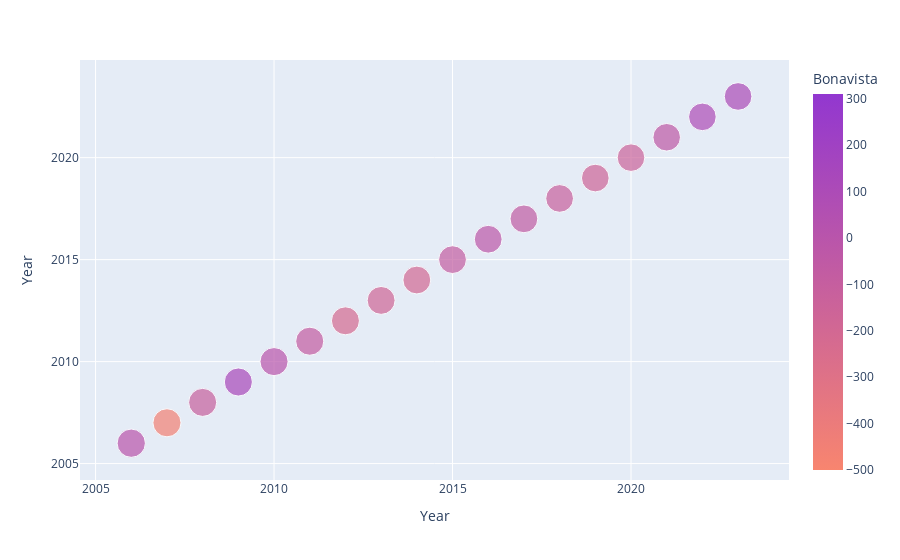

Notebook code cell kept with this figure:
### Code cell
fig_bonavista = px.scatter(df,x='Year',y='Year',size='Bonavista/Trinity',color='Bonavista',color_continuous_scale=[(0,'rgb(248, 133, 111)'),(1,'rgb(146, 55, 208)')],range_color=[-500,310])
fig_bonavista.show()
fig_bonavista.write_image('/Users/katmckenney/Documents/Visualizations/Python Exports/popchange-bonavista.svg')

### Figure 1 — Plotly figure (JSON) as saved in the notebook; plotly's stock layout.template omitted (floating-point values rounded to 4 significant figures)
{"data": [{"hovertemplate": "Year=%{y}<br>Bonavista/Trinity=%{marker.size}<br>Bonavista=%{marker.color}<extra></extra>", "legendgroup": "", "marker": {"color": [0, -462, -114, 130, 1, -76, -217, -175, -198, -81, -22, -62, -118, -162, -145, -38, 91, 100], "coloraxis": "coloraxis", "size": [35659, 35197, 35083, 35213, 35214, 35138, 34921, 34746, 34548, 34467, 34445, 34383, 34265, 34103, 33958, 33920, 34011, 34111], "sizemode": "area", "sizeref": 89.15, "symbol": "circle"}, "mode": "markers", "name": "", "orientation": "v", "showlegend": false, "type": "scatter", "x": [2006, 2007, 2008, 2009, 2010, 2011, 2012, 2013, 2014, 2015, 2016, 2017, 2018, 2019, 2020, 2021, 2022, 2023], "xaxis": "x", "y": [2006, 2007, 2008, 2009, 2010, 2011, 2012, 2013, 2014, 2015, 2016, 2017, 2018, 2019, 2020, 2021, 2022, 2023], "yaxis": "y"}], "layout": {"coloraxis": {"cmax": 310, "cmin": -500, "colorbar": {"title": {"text": "Bonavista"}}, "colorscale": [[0, "rgb(248, 133, 111)"], [1, "rgb(146, 55, 208)"]]}, "legend": {"itemsizing": "constant", "tracegroupgap": 0}, "margin": {"t": 60}, "xaxis": {"anchor": "y", "domain": [0, 1], "title": {"text": "Year"}}, "yaxis": {"anchor": "x", "domain": [0, 1], "title": {"text": "Year"}}}}
